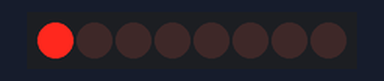
This sketch was run on a simulated Arduino Uno, built with avr-gcc and run on an emulated ATmega328P. Parts: 8 shift-register outputs drawn as a row of LEDs (first output left, lit = HIGH). Wiring (inferred from the names in the program): shift register (74HC595): data pin 8; shift clock pin 10; latch pin 9. Wiring (inferred from the signals the program sends): row of LEDs: on Q0, Q1, Q2, Q3, Q4, Q5, Q6, Q7.

Above: at 0.15 s.
At 0.45 s:
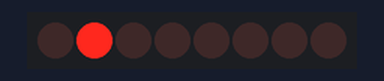
At 1.05 s:
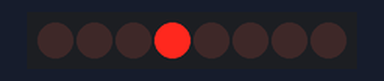
At 1.96 s:
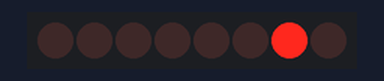
At 2.86 s:
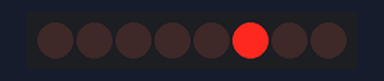
At 3.77 s:
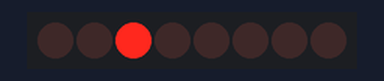
Timing chart, 0 to 4.2 s (numbered marks = the images above):
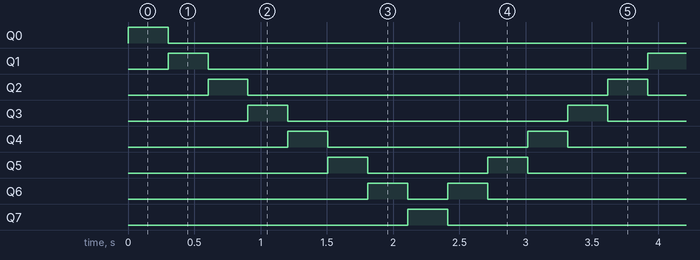

Measured:
- by itself, Q0: LOW → HIGH at 0.00 s, → LOW 0.30 s later
- by itself, Q1: alternates HIGH for 0.34 s and LOW for 3.3 s
- by itself, Q2: repeats every 3.7 s: LOW 2.7 s, HIGH 0.30 s, LOW 0.34 s, HIGH 0.30 s
- by itself, Q3: repeats every 3.7 s: LOW 2.1 s, HIGH 0.30 s, LOW 0.95 s, HIGH 0.30 s
- by itself, Q4: alternates HIGH for 0.30 s and LOW for 1.5 s
- by itself, Q5: repeats every 3.7 s: LOW 0.91 s, HIGH 0.30 s, LOW 2.2 s, HIGH 0.30 s
- by itself, Q6: repeats every 3.7 s: LOW 0.30 s, HIGH 0.30 s, LOW 2.8 s, HIGH 0.30 s
- by itself, Q7: alternates HIGH for 0.30 s and LOW for 3.4 s

The sketch:

shiftOut.ino
```cpp
const int SER = 8;
const int LATCH = 9;
const int CLK = 10;

// последовательность
int vs[14] = {1,2,4,8,16,32,64,128,64,32,16,8,4,2};
void setup() {
pinMode(SER, OUTPUT);
pinMode(LATCH, OUTPUT);
pinMode(CLK, OUTPUT);
}
void loop() {
for (int i = 0; i<14;i++)
{
    digitalWrite(LATCH, LOW);
    shiftOut(SER, CLK, MSBFIRST, vs[i]);
    digitalWrite(LATCH, HIGH);
    delay(20);
}
}
```
